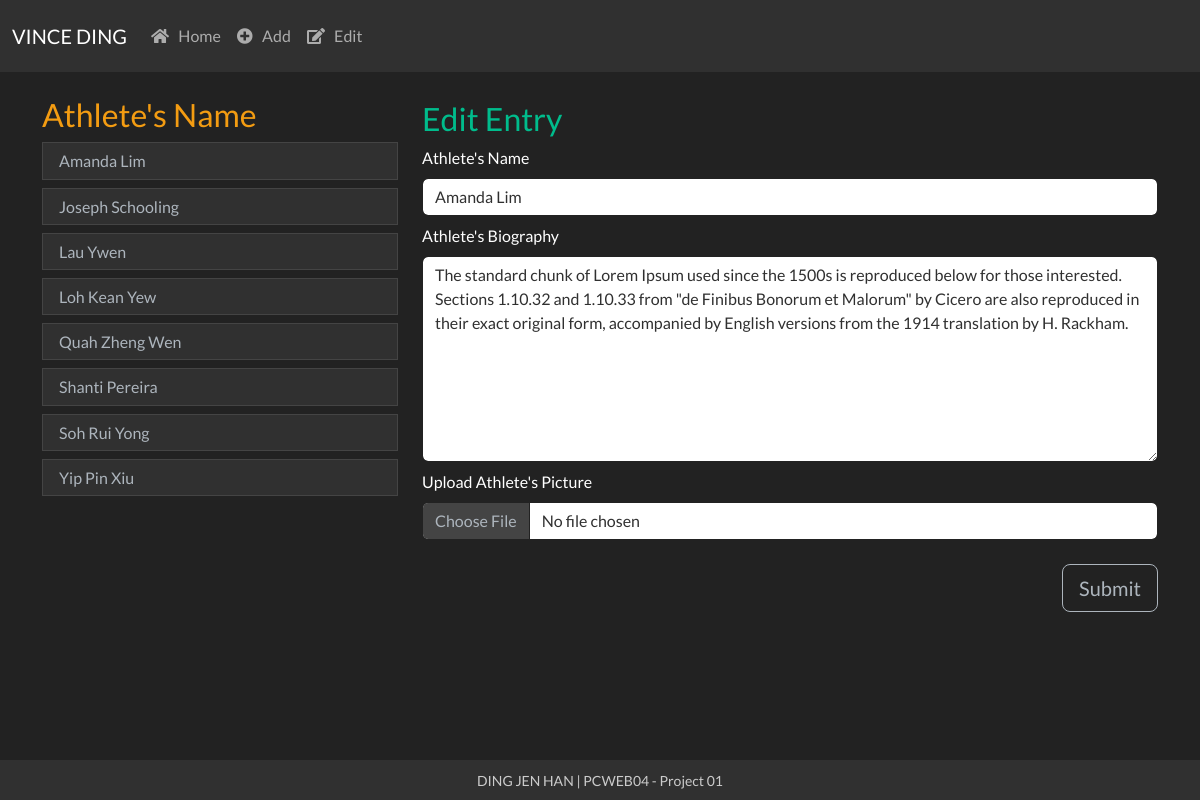
/edit.php?name=Amanda Lim, run on the app's committed database.
### tables this page shows
CREATE TABLE `players` (
  `PlayerName` varchar(50) NOT NULL,
  `Description` text DEFAULT NULL,
  `Image` blob DEFAULT NULL
);

### edit.php (the view, shortened to what this page needs)
<?php
	require "config/db.php";
	if(isset($_GET["name"])){
		$name = $_GET["name"];
		$query = "SELECT * FROM players WHERE PlayerName = '$name' ";
		$query_run = mysqli_query($con, $query);
		$row = mysqli_fetch_array($query_run);
		$playername = $row["PlayerName"];
		$playerdesc = $row["Description"];
		} else {
		}
?>
<?php include('inc/header.php'); ?>
<body>
	<div class = "container">
		<div class = "row">
			<div class = "col-4 text-warning mt-4 mb-4" id="pname">
				<h3>Athlete's Name</h3>
				<?php
					$query = "SELECT PlayerName FROM players";
					$result = mysqli_query($con, $query);
					while($row = mysqli_fetch_array($result)){
						$name = $row['PlayerName'];
						echo
						"
						<div class=\"list-group \" >
						<h6><a class=\"text-light list-group-item list-group-item-action btn-lg btn-dark \" style=\"text-decoration: none \"
						href='edit.php?name=$name'> $name<br></a> </h6>
						</div>
						";
					}
				?>
			</div>
			<div class = "col-8 mt-4">
				<?php
					if(isset($_GET["name"])){
					$name = $_GET["name"];
					echo '
					<div class="text-success mb-2">
					<h3 class="mt-1 ">Edit Entry</h3>
					</div>
					<form method = "post" enctype="multipart/form-data" action = "';
					echo htmlspecialchars("edit.php?name=$name");
					echo '">';
					echo '
					<div class="form-group">
					<label class="form-label ">Athlete\'s Name</label>
						<input class="form-control" value="'.$playername.'"" type="text" name="player">
					</div>
					<div class="form-group">
						<label class="form-label mt-2">Athlete\'s Biography</label>
						<textarea class="form-control" name="description" rows="8">'.$playerdesc.'</textarea>
					</div>
					<label class="form-label mt-2">Upload Athlete\'s Picture</label>
					<div class="form-group d-flex justify-content-end ">
						<input class="form-control" type="file" name="image">
					</div>
					<div class="form-group d-flex justify-content-end">
						<input class="btn btn-lg btn-outline-light mt-4 mb-3" type="submit" value="Submit" name="upload">
					</div>
					</form>';
				}
				?>
				</div>
			</div>
		</div>
<?php include('inc/footer.php'); ?>

### data on the page
players: PlayerName "Amanda Lim", player "Amanda Lim", description "The standard chunk of Lorem Ipsum used since the 1500s is reproduced below for those interested. Sections 1.10.32 and 1.10.33 from \"de Finibus Bonorum et Malorum\" by Cicero are also reproduced in their exact original form, accompanied by English versions from the 1914 translation by H. Rackham."
players: PlayerName "Joseph Schooling"
players: PlayerName "Lau Ywen"
players: PlayerName "Loh Kean Yew"
players: PlayerName "Quah Zheng Wen"
players: PlayerName "Shanti Pereira"
players: PlayerName "Soh Rui Yong"
players: PlayerName "Yip Pin Xiu"
